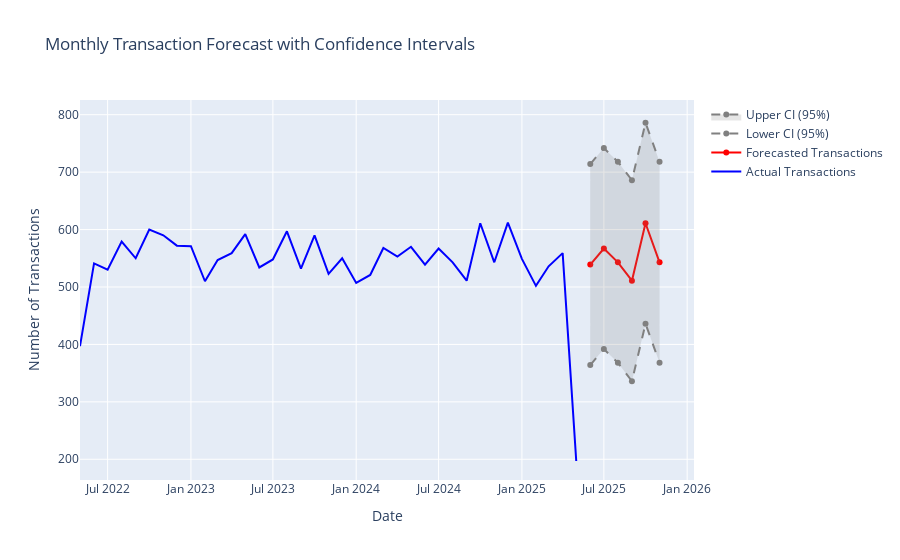

Source (notebook cell):
### Code cell
fig = go.Figure()
fig.add_trace(go.Scatter(x=monthly_transactions.index, y=monthly_transactions.round(0), name='Actual Transactions', line=dict(color='blue')))
fig.add_trace(go.Scatter(x=forecast_index, y=forecast_tx, name='Forecasted Transactions', line=dict(color='red')))

fig.add_trace(go.Scatter(
    x=forecast_index,
    y=conf_int['lower y'],
    name='Lower CI (95%)',
    line=dict(color='gray', dash='dash'),
    opacity=0.3
))
fig.add_trace(go.Scatter(
    x=forecast_index,
    y=conf_int['upper y'],
    name='Upper CI (95%)',
    fill='tonexty',
    fillcolor='rgba(128, 128, 128, 0.2)',
    line=dict(color='gray', dash='dash'),
    opacity=0.3
))

fig.update_layout(
    title='Monthly Transaction Forecast with Confidence Intervals',
    xaxis_title='Date',
    yaxis_title='Number of Transactions',
    showlegend=True
)
fig.show()
